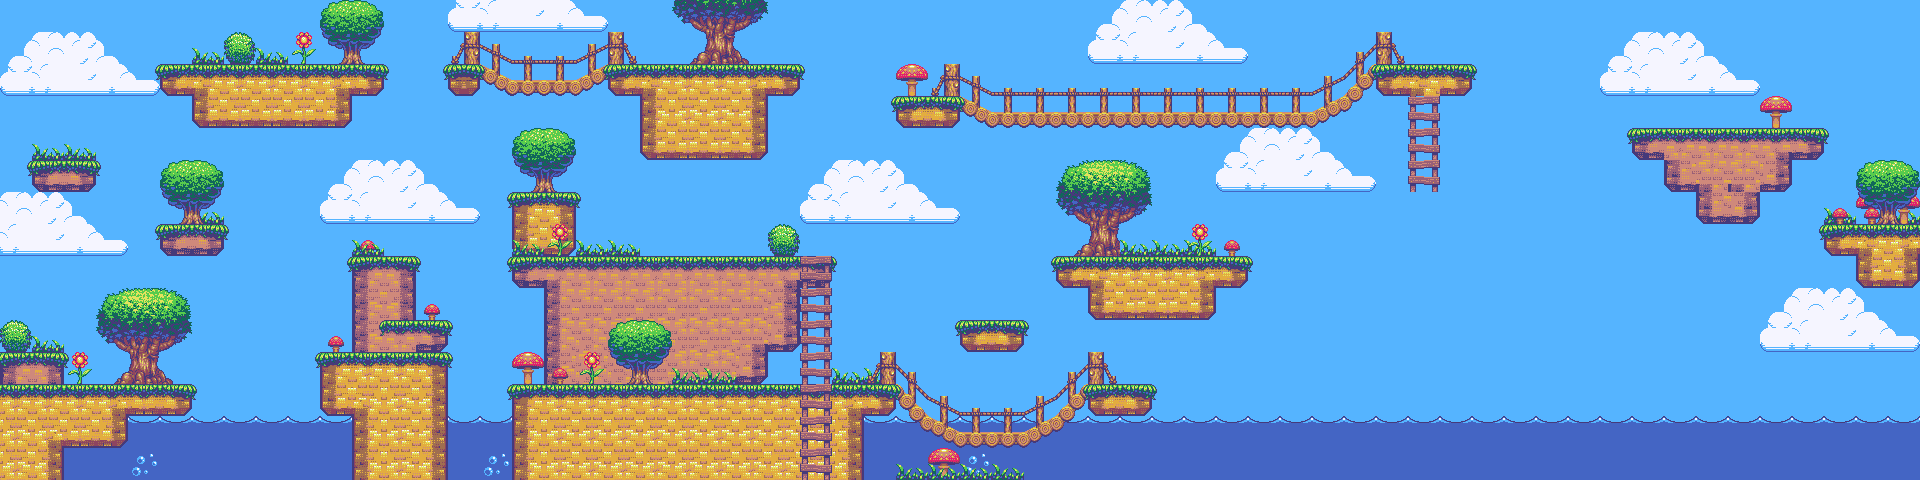

Below is a game level as drawn by its tile map, then a one-line description and the .tmx that defines it (tile-layer data replaced by summaries):
An orthogonal 60x15 tile map with 32x32 px tiles, 9 tile layers (sky, ocean, bg1, bg2, ...) and 50 objects (4x CoinEntity, 3x EnemyEntity, 3x DeathEntity, 2x FloatingEnemy0, MovingBlock0, ...).

<map version="1.0" tiledversion="1.0.3" orientation="orthogonal" renderorder="right-down" width="60" height="15" tilewidth="32" tileheight="32" nextobjectid="180">
 <tileset firstgid="1" source="area02_level_tiles.tsx" />
 <layer name="sky" width="60" height="15">
  <data>[900 cells, 900 non-empty, 3 distinct tile ids]</data>
 </layer>
 <layer name="ocean" width="60" height="15">
  <data>[900 cells, 64 non-empty, 2 distinct tile ids]</data>
 </layer>
 <layer name="bg1" width="60" height="15">
  <data>[900 cells, 407 non-empty, 296 distinct tile ids]</data>
 </layer>
 <layer name="bg2" width="60" height="15">
  <data>[900 cells, 42 non-empty, 3 distinct tile ids]</data>
 </layer>
 <layer name="clouds" width="60" height="15">
  <data>[900 cells, 57 non-empty, 11 distinct tile ids]</data>
 </layer>
 <layer name="decorators01" width="60" height="15">
  <data>[900 cells, 98 non-empty, 44 distinct tile ids]</data>
 </layer>
 <layer name="decorators02" width="60" height="15">
  <data>[900 cells, 39 non-empty, 33 distinct tile ids]</data>
 </layer>
 <layer name="decorator03" width="60" height="15">
  <data>[900 cells, 20 non-empty, 9 distinct tile ids]</data>
 </layer>
 <layer name="blocks01" width="60" height="15">
  <data>[900 cells, 129 non-empty, 33 distinct tile ids]</data>
 </layer>
 <objectgroup name="movingblocks">
  <object id="160" name="MovingBlock0" x="1311.54" y="288.408" width="448" height="64" />
 </objectgroup>
 <objectgroup name="floatingenemies">
  <object id="170" name="FloatingEnemy0" x="9.13343" y="92.8581" width="420.982" height="40.926" />
  <object id="179" name="FloatingEnemy0" x="1495.51" y="38.537" width="379.982" height="37.926" />
 </objectgroup>
 <objectgroup name="enemies">
  <object id="5" name="EnemyEntity" x="577.204" y="190.495" width="192" height="64">
   <properties>
    <property name="image" value="../img/sprite/wheelie_right.png" />
   </properties>
  </object>
  <object id="55" name="EnemyEntity" x="995.905" y="45.7207" width="320" height="64">
   <properties>
    <property name="image" value="../img/sprite/wheelie_right.png" />
   </properties>
  </object>
  <object id="56" name="EnemyEntity" x="538.503" y="317.483" width="320" height="64">
   <properties>
    <property name="image" value="../img/sprite/wheelie_right.png" />
   </properties>
  </object>
 </objectgroup>
 <objectgroup name="DeathEntity">
  <object id="138" name="DeathEntity" x="65.2885" y="475.283" width="288" height="5" />
  <object id="142" name="DeathEntity" x="449.811" y="475.417" width="64" height="5" />
  <object id="143" name="DeathEntity" x="1055.54" y="475.484" width="864" height="5" />
 </objectgroup>
 <objectgroup name="CoinEntity">
  <object id="151" name="CoinEntity" x="110.65" y="216.375" width="32" height="32" rotation="-315.887">
   <properties>
    <property name="image" type="file" value="../img/items/green_radish_sm.png" />
   </properties>
  </object>
  <object id="155" name="CoinEntity" x="287" y="137" width="32" height="32" rotation="-315.887">
   <properties>
    <property name="image" type="file" value="../img/items/green_radish_sm.png" />
   </properties>
  </object>
  <object id="156" name="CoinEntity" x="111" y="26" width="32" height="32" rotation="-315.887">
   <properties>
    <property name="image" type="file" value="../img/items/green_radish_sm.png" />
   </properties>
  </object>
  <object id="157" name="CoinEntity" x="463" y="151" width="32" height="32" rotation="-315.887">
   <properties>
    <property name="image" type="file" value="../img/items/green_radish_sm.png" />
   </properties>
  </object>
 </objectgroup>
 <objectgroup name="players">
  <object id="2" name="mainPlayer" x="72.7797" y="317.361" width="32" height="64">
   <properties>
    <property name="frameWidth" type="int" value="64" />
    <property name="image" value="../img/characters/main_character.png" />
   </properties>
  </object>
 </objectgroup>
 <objectgroup name="collision">
  <object id="6" x="-40" y="-288.147" width="40" height="767.496" />
  <object id="9" x="1" y="-288" width="1920" height="40" />
  <object id="10" x="0" y="480" width="1920" height="40" />
  <object id="11" x="1923.36" y="-288" width="40" height="767.5" />
  <object id="50" x="896.289" y="383.796">
   <polyline points="0,0 30.9877,30.5954 63.5444,47.0699 128.265,47.4621 159.645,31.3799 192.202,0.784498 191.81,32.5567 128.265,64.3289 63.9366,63.9366 0,32.5567 0,0.392249" />
  </object>
  <object id="51" x="915.902" y="402.624">
   <polyline points="0,0 36.3215,24.774 13.292,13.9653 0.290483,0.630523" />
  </object>
  <object id="54" x="1041.33" y="423.822" rotation="287.306">
   <polyline points="0,0 36.3215,24.774 13.292,13.9653 0.290483,0.630523" />
  </object>
  <object id="84" x="1048.98" y="99.4558" height="5.62957" />
  <object id="92" x="158.459" y="65.2478">
   <polyline points="0,0 225.26,0.776759" />
  </object>
  <object id="94" x="514.991" y="191.86">
   <polyline points="0,0 60.5872,0" />
  </object>
  <object id="95" x="511.884" y="256.331">
   <polyline points="0,0 319.248,0.776759" />
  </object>
  <object id="97" x="320.802" y="351.872">
   <polyline points="0,0 127.389,1.55352" />
  </object>
  <object id="107" x="1.33227e-15" y="384.536" width="64" height="96" />
  <object id="108" x="63.998" y="383.807" width="64" height="64" />
  <object id="110" x="128.38" y="384.153" width="64" height="32" />
  <object id="111" x="353" y="352.916" width="96" height="128" />
  <object id="112" x="319.301" y="352.429" width="32" height="64" />
  <object id="113" x="1823.35" y="223.834">
   <polyline points="0,0 95.8493,-1.13908" />
  </object>
  <object id="115" x="1055.53" y="256.51">
   <polyline points="0,0 193.078,0.278211" />
  </object>
  <object id="117" x="1630.77" y="127.92">
   <polyline points="0,0 193.078,0.278211" />
  </object>
  <object id="120" x="1376.76" y="64.8385">
   <polyline points="0,0 95.1917,0.278211" />
  </object>
  <object id="121" x="896.044" y="96.225">
   <polyline points="0,0 63.9391,0.278211" />
  </object>
  <object id="122" x="959.783" y="319.928">
   <polyline points="0,0 63.9391,0.278211" />
  </object>
  <object id="123" x="1089.03" y="384.497">
   <polyline points="0,0 61.8425,0.278211" />
  </object>
  <object id="124" x="512.315" y="384.337" width="350.129" height="94.9775" />
  <object id="126" x="863.498" y="384.738" width="32" height="32" />
  <object id="127" x="160.358" y="223.55">
   <polyline points="0,0 63.9391,0.278211" />
  </object>
  <object id="128" x="32.0477" y="160.009">
   <polyline points="0,0 63.9391,0.278211" />
  </object>
  <object id="129" x="1.60819" y="352.557">
   <polyline points="0,0 63.9391,0.278211" />
  </object>
  <object id="131" x="448.473" y="64.0514">
   <polyline points="0,0 31.4962,0.278211" />
  </object>
  <object id="132" x="353.009" y="256.307">
   <polyline points="0,0 60.5872,0" />
  </object>
  <object id="133" x="384.527" y="320.49">
   <polyline points="0,0 60.5872,0" />
  </object>
  <object id="134" x="479.958" y="64.2431">
   <polyline points="0,0 31.7029,16.0448 96.7987,16.1991 128.062,0.279474" />
  </object>
  <object id="135" x="608.262" y="64.2488">
   <polyline points="0,0 193.078,0.278211" />
  </object>
  <object id="136" x="960.281" y="96.7559">
   <polyline points="0,0 31.7882,15.1984 351.917,15.3054 382.421,-0.107031 416.457,-31.7882" />
  </object>
 </objectgroup>
 <objectgroup name="LevelEntity">
  <object id="178" name="me.LevelEntity" x="1875.91" y="171.001" width="40" height="40">
   <properties>
    <property name="duration" type="int" value="250" />
    <property name="fade" value="#000111" />
    <property name="to" value="area03" />
   </properties>
  </object>
 </objectgroup>
</map>
